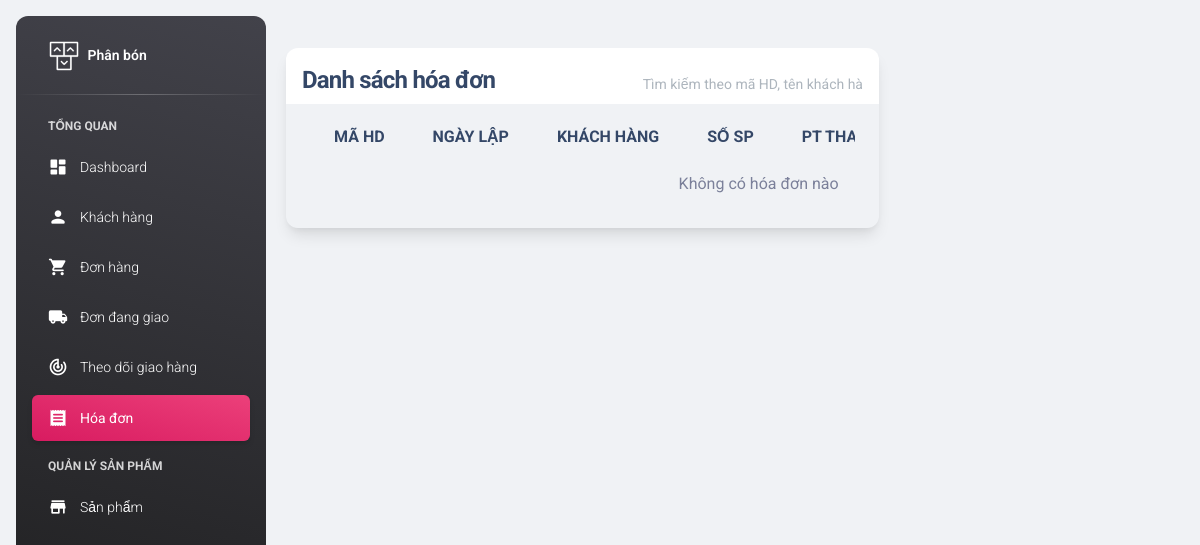
Before: /admin/billing.php with the older database file.
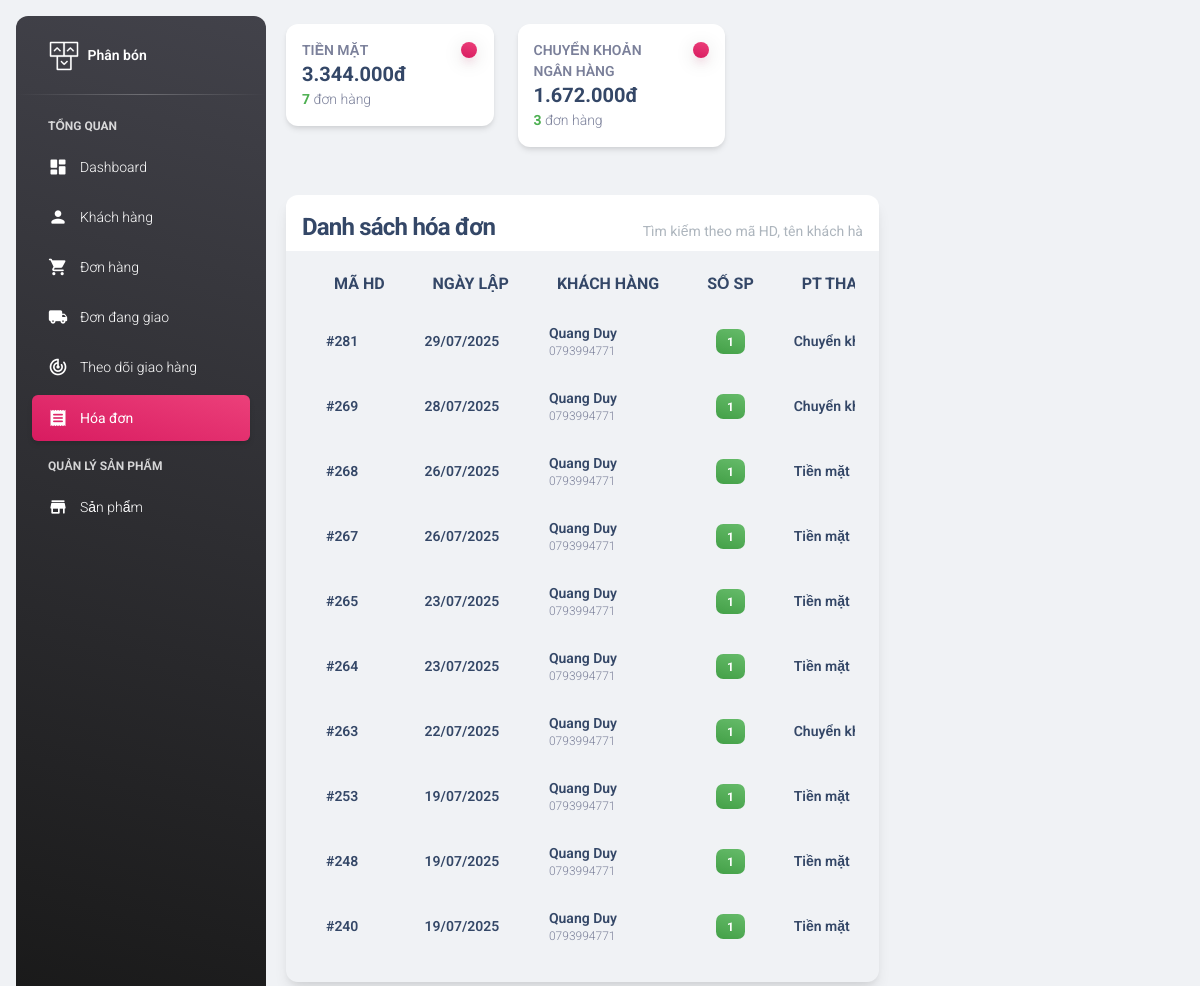
After: the same page with the newer database file.
### tables this page shows
CREATE TABLE `hoa_don` (
  `HD_STT` int(11) NOT NULL,
  `TT_MA` int(11) NOT NULL,
  `DVC_MA` int(11) DEFAULT NULL,
  `NV_MA` int(11) NOT NULL,
  `PTTT_MA` int(11) NOT NULL,
  `KM_MA` int(11) DEFAULT NULL,
  `GH_MA` int(11) DEFAULT NULL,
  `HD_NGAYLAP` datetime NOT NULL,
  `HD_TONGTIEN` float NOT NULL,
  `HD_PHISHIP` float DEFAULT 0,
  `HD_GIAMGIA` double DEFAULT 0,
  `HD_LIDOHUY` varchar(200) DEFAULT NULL,
  `HD_DIACHI` text DEFAULT NULL,
  `HD_TENNGUOINHAN` varchar(100) DEFAULT NULL,
  `HD_SDT` varchar(20) DEFAULT NULL,
  `HD_EMAIL` varchar(150) DEFAULT NULL,
  `HD_GHICHU` text DEFAULT NULL,
  `KH_MA` int(11) DEFAULT NULL,
  `HD_MAGIAODICH` varchar(50) DEFAULT NULL COMMENT 'Mã giao dịch từ VNPay',
  `HD_TRANGTHAI` enum('Chờ xác nhận','Đã xác nhận','Đang chuẩn bị hàng','Đang giao hàng','Đã giao hàng','Đã hủy','Hoàn thành') NOT NULL DEFAULT 'Chờ xác nhận'
);

CREATE TABLE `khach_hang` (
  `KH_MA` int(11) NOT NULL,
  `KH_TEN` varchar(100) NOT NULL,
  `KH_DIACHI` text NOT NULL,
  `KH_SDT` varchar(10) NOT NULL,
  `KH_NGAYSINH` datetime DEFAULT NULL,
  `KH_EMAIL` varchar(150) NOT NULL,
  `KH_GIOITINH` char(1) DEFAULT NULL,
  `KH_NGAYDK` datetime NOT NULL,
  `KH_TENDANGNHAP` varchar(50) NOT NULL,
  `KH_MATKHAU` varchar(50) NOT NULL,
  `KH_AVATAR` varchar(200) NOT NULL,
  `KH_GOOGLEID` varchar(255) DEFAULT NULL
);

CREATE TABLE `phuong_thuc_thanh_toan` (
  `PTTT_MA` int(11) NOT NULL,
  `PTTT_TEN` varchar(150) NOT NULL
);

### admin/billing_header.php (called while the page is built, shortened)
<?php
require 'connect.php';
$sql_stats = "SELECT
    pttt.PTTT_TEN,
    SUM(hd.HD_TONGTIEN) as total_amount,
    COUNT(*) as total_orders
FROM hoa_don hd
JOIN phuong_thuc_thanh_toan pttt ON hd.PTTT_MA = pttt.PTTT_MA
JOIN trang_thai tt ON hd.TT_MA = tt.TT_MA
WHERE tt.TT_TEN = 'Đã giao'
GROUP BY pttt.PTTT_MA, pttt.PTTT_TEN";
$result_stats = $conn->query($sql_stats);
$payment_stats = [];
while ($row = $result_stats->fetch_assoc()) {
    $payment_stats[] = $row;
}
$sql_orders = "SELECT
    hd.HD_STT,
    DATE_FORMAT(hd.HD_NGAYLAP, '%d/%m/%Y') as ngay_lap,
    hd.HD_TONGTIEN,
    hd.DVC_MA,
    pttt.PTTT_TEN as phuong_thuc,
    COUNT(DISTINCT cthd.SP_MA) as so_luong_sp,
    tt.TT_TEN as trang_thai,
    kh.KH_TEN as ten_khach_hang,
    kh.KH_SDT as sdt_khach_hang,
    nvc.NVC_TEN as ten_dvc,
    dvc.DVC_DIACHI as dia_chi_dvc,
    dvc.DVC_TGBATDAU as ngay_bat_dau,
    dvc.DVC_TGHOANTHANH as ngay_ket_thuc
FROM hoa_don hd
JOIN phuong_thuc_thanh_toan pttt ON hd.PTTT_MA = pttt.PTTT_MA
JOIN trang_thai tt ON hd.TT_MA = tt.TT_MA
LEFT JOIN chi_tiet_hd cthd ON hd.HD_STT = cthd.HD_STT
LEFT JOIN khach_hang kh ON hd.KH_MA = kh.KH_MA
LEFT JOIN don_van_chuyen dvc ON hd.DVC_MA = dvc.DVC_MA
LEFT JOIN nha_van_chuyen nvc ON dvc.NVC_MA = nvc.NVC_MA
WHERE tt.TT_TEN = 'Đã giao'
GROUP BY hd.HD_STT, hd.HD_NGAYLAP, hd.HD_TONGTIEN, pttt.PTTT_TEN, tt.TT_TEN, kh.KH_TEN, kh.KH_SDT,
         nvc.NVC_TEN, dvc.DVC_DIACHI, dvc.DVC_TGBATDAU, dvc.DVC_TGHOANTHANH
ORDER BY hd.HD_NGAYLAP DESC";
$result_orders = $conn->query($sql_orders);
?>

### admin/billing.php (the view, shortened to what this page needs)
<?php
require 'billing_header.php';
include "head.php";
?>
<body class="g-sidenav-show bg-gray-200">
    <?php $active = 'hd'; require 'aside.php'; ?>
    <main class="main-content position-relative max-height-vh-100 h-100 border-radius-lg">
        <div class="container-fluid py-4">
            <div class="row mb-4">
                <?php foreach ($payment_stats as $stat): ?>
                <div class="col-xl-3 col-sm-6 mb-4">
                    <div class="card stats-card">
                        <div class="card-body p-3">
                            <div class="row">
                                <div class="col-8">
                                    <div class="numbers">
                                        <p class="text-sm mb-0 text-uppercase font-weight-bold"><?php echo $stat['PTTT_TEN']; ?></p>
                                        <h5 class="font-weight-bolder mb-0">
                                            <?php echo number_format($stat['total_amount'], 0, ',', '.'); ?>đ
                                        </h5>
                                        <p class="mb-0 text-sm">
                                            <span class="text-success text-sm font-weight-bolder"><?php echo $stat['total_orders']; ?></span>
                                            đơn hàng
                                        </p>
                                    </div>
                                </div>
                                <div class="col-4 text-end">
                                    <div class="icon icon-shape bg-gradient-primary shadow-primary text-center rounded-circle">
                                    </div>
                                </div>
                            </div>
                        </div>
                    </div>
                </div>
                <?php endforeach; ?>
            </div>
            <div class="row">
                <div class="col-lg-8">
                    <div class="card card-plain mb-4 shadow-lg">
                        <div class="card-header p-3 pb-0">
                            <div class="row">
                                <div class="col-md-6">
                                    <h4 class="font-weight-bolder mb-0">Danh sách hóa đơn</h4>
                                </div>
                                <div class="col-md-6">
                                    <div class="search-wrapper">
                                        <input type="text" class="form-control ps-5" id="searchInput" placeholder="Tìm kiếm theo mã HD, tên khách hàng, SĐT...">
                                    </div>
                                </div>
                            </div>
                        </div>
                        <div class="card-body px-4 pt-2">
                            <div class="table-responsive">
                                <table id="orderTable" class="table table-hover align-items-center mb-0">
                                    <thead>
                                        <tr>
                                            <th class="text-uppercase text-dark font-weight-bolder">Mã HD</th>
                                            <th class="text-uppercase text-dark font-weight-bolder">Ngày lập</th>
                                            <th class="text-uppercase text-dark font-weight-bolder">Khách hàng</th>
                                            <th class="text-center text-uppercase text-dark font-weight-bolder">Số SP</th>
                                            <th class="text-uppercase text-dark font-weight-bolder">PT thanh toán</th>
                                        </tr>
                                    </thead>
                                    <tbody>
                                        <?php
                                        if ($result_orders && $result_orders->num_rows > 0) {
                                            while ($order = $result_orders->fetch_assoc()):
                                        ?>
                                        <tr class="bill-row" data-id="<?php echo $order['HD_STT']; ?>">
                                            <td>
                                                <div class="d-flex px-2 py-1">
                                                    <div class="d-flex flex-column justify-content-center">
                                                        <h6 class="mb-0 text-sm">#<?php echo $order['HD_STT']; ?></h6>
                                                    </div>
                                                </div>
                                            </td>
                                            <td>
                                                <div class="d-flex px-2 py-1">
                                                    <div class="d-flex flex-column justify-content-center">
                                                        <h6 class="mb-0 text-sm"><?php echo $order['ngay_lap']; ?></h6>
                                                    </div>
                                                </div>
                                            </td>
                                            <td>
                                                <div class="d-flex px-2 py-1">
                                                    <div class="d-flex flex-column">
                                                        <h6 class="mb-0 text-sm"><?php echo $order['ten_khach_hang']; ?></h6>
                                                        <p class="text-xs text-secondary mb-0"><?php echo $order['sdt_khach_hang']; ?></p>
                                                    </div>
                                                </div>
                                            </td>
                                            <td class="align-middle text-center">
                                                <span class="badge badge-lg bg-gradient-success">
                                                    <?php echo $order['so_luong_sp']; ?>
                                                </span>
                                            </td>
                                            <td>
                                                <div class="d-flex px-2 py-1">
                                                    <div class="d-flex flex-column justify-content-center">
                                                        <h6 class="mb-0 text-sm"><?php echo $order['phuong_thuc']; ?></h6>
                                                    </div>
                                                </div>
                                            </td>
                                        </tr>
                                        <?php
                                            endwhile;
                                        } else {
                                        ?>
                                        <tr>
                                            <td colspan="7" class="text-center">Không có hóa đơn nào</td>
                                        </tr>
                                        <?php
                                        }
                                        ?>
                                    </tbody>
                                </table>
                            </div>
                        </div>
                    </div>
                </div>
                <div class="col-lg-4">
</body>
</html>

### admin/head.php (shortened to what this page needs)
<!DOCTYPE html>
<html lang="en">
<head>
  <link id="pagestyle" href="../asset_admin/css/material-dashboard.css?v=3.1.0" rel="stylesheet" />
    <link href="../asset_admin/css/nucleo-icons.css" rel="stylesheet" />
    <link href="../asset_admin/css/nucleo-svg.css" rel="stylesheet" />
</head>
<body>

### admin/aside.php (shortened to what this page needs)
<?php
    $db = "";
    $hd = "";
    $dh = "";
    $kh = "";
    $dvc = "";
    $sp = "";
    $delivery_tracking = "";
    switch ($active) {
        case 'hd':
            $hd = "active bg-gradient-primary";
            break;
    }
?>
<aside class="sidenav navbar navbar-vertical navbar-expand-xs border-0 border-radius-xl my-3 fixed-start ms-3 bg-gradient-dark" id="sidenav-main">
    <div class="sidenav-header">
        <a class="navbar-brand m-0" href="dashboard.php">
            <img src="../asset_admin/img/logo-ct.png" class="navbar-brand-img h-100" alt="main_logo">
            <span class="ms-1 font-weight-bold text-white">Phân bón</span>
        </a>
    </div>
    <hr class="horizontal light mt-0 mb-2">
    <div class="collapse navbar-collapse w-auto max-height-vh-100" id="sidenav-collapse-main">
        <ul class="navbar-nav">
            <li class="nav-item mt-3">
                <h6 class="ps-4 ms-2 text-uppercase text-xs text-white font-weight-bolder opacity-8">TỔNG QUAN</h6>
            </li>
            <li class="nav-item">
                <a class="nav-link text-white <?php echo $db; ?>" href="dashboard.php">
                    <div class="text-white text-center me-2 d-flex align-items-center justify-content-center">
                        <i class="material-icons opacity-10">dashboard</i>
                    </div>
                    <span class="nav-link-text ms-1">Dashboard</span>
                </a>
            </li>
            <li class="nav-item">
                <a class="nav-link text-white <?php echo $kh; ?>" href="custommer.php">
                    <div class="text-white text-center me-2 d-flex align-items-center justify-content-center">
                        <i class="material-icons opacity-10">person</i>
                    </div>
                    <span class="nav-link-text ms-1">Khách hàng</span>
                </a>
            </li>
            <li class="nav-item">
                <a class="nav-link text-white <?php echo $dh; ?>" href="product_waits.php">
                    <div class="text-white text-center me-2 d-flex align-items-center justify-content-center">
                        <i class="material-icons opacity-10">shopping_cart</i>
                    </div>
                    <span class="nav-link-text ms-1">Đơn hàng</span>
                </a>
            </li>
            <li class="nav-item">
                <a class="nav-link text-white <?php echo $dvc; ?>" href="delivery_orders.php">
                    <div class="text-white text-center me-2 d-flex align-items-center justify-content-center">
                        <i class="material-icons opacity-10">local_shipping</i>
                    </div>
                    <span class="nav-link-text ms-1">Đơn đang giao</span>
                </a>
            </li>
            <li class="nav-item">
                <a class="nav-link text-white <?php echo $delivery_tracking; ?>" href="delivery_tracking.php">
                    <div class="text-white text-center me-2 d-flex align-items-center justify-content-center">
                        <i class="material-icons opacity-10">track_changes</i>
                    </div>
                    <span class="nav-link-text ms-1">Theo dõi giao hàng</span>
                </a>
            </li>
            <li class="nav-item">
                <a class="nav-link text-white <?php echo $hd; ?>" href="billing.php">
                    <div class="text-white text-center me-2 d-flex align-items-center justify-content-center">
                        <i class="material-icons opacity-10">receipt</i>
                    </div>
                    <span class="nav-link-text ms-1">Hóa đơn</span>
                </a>
            </li>
            <li class="nav-item mt-3">
                <h6 class="ps-4 ms-2 text-uppercase text-xs text-white font-weight-bolder opacity-8">QUẢN LÝ SẢN PHẨM</h6>
            </li>
            <li class="nav-item">
                <a class="nav-link text-white <?php echo $sp; ?>" href="products.php">
                    <div class="text-white text-center me-2 d-flex align-items-center justify-content-center">
                        <i class="material-icons opacity-10">store</i>
                    </div>
                    <span class="nav-link-text ms-1">Sản phẩm</span>
                </a>
            </li>
        </ul>
    </div>
</aside>

### asset_admin/css/nucleo-svg.css (style rules this page uses)
.icon { display: inline-block; color: #111111; height: 1em; width: 1em; }
.icon { fill: currentColor; stroke: none; }

Changed rows visible on the page:
added hoa_don: HD_STT "281", ngay_lap "29/07/2025", KH_MA.KH_TEN "Quang Duy", KH_MA.KH_SDT "0793994771", so_luong_sp "1", PTTT_MA.PTTT_TEN "Chuyển…"
added hoa_don: HD_STT "269", ngay_lap "28/07/2025", KH_MA.KH_TEN "Quang Duy", KH_MA.KH_SDT "0793994771", so_luong_sp "1", PTTT_MA.PTTT_TEN "Chuyển…"
added hoa_don: HD_STT "268", ngay_lap "26/07/2025", KH_MA.KH_TEN "Quang Duy", KH_MA.KH_SDT "0793994771", so_luong_sp "1", PTTT_MA.PTTT_TEN "Tiền mặt"
added hoa_don: HD_STT "267", ngay_lap "26/07/2025", KH_MA.KH_TEN "Quang Duy", KH_MA.KH_SDT "0793994771", so_luong_sp "1", PTTT_MA.PTTT_TEN "Tiền mặt"
added hoa_don: HD_STT "265", ngay_lap "23/07/2025", KH_MA.KH_TEN "Quang Duy", KH_MA.KH_SDT "0793994771", so_luong_sp "1", PTTT_MA.PTTT_TEN "Tiền mặt"
added hoa_don: HD_STT "264", ngay_lap "23/07/2025", KH_MA.KH_TEN "Quang Duy", KH_MA.KH_SDT "0793994771", so_luong_sp "1", PTTT_MA.PTTT_TEN "Tiền mặt"
added hoa_don: HD_STT "263", ngay_lap "22/07/2025", KH_MA.KH_TEN "Quang Duy", KH_MA.KH_SDT "0793994771", so_luong_sp "1", PTTT_MA.PTTT_TEN "Chuyển…"
added hoa_don: HD_STT "253", ngay_lap "19/07/2025", KH_MA.KH_TEN "Quang Duy", KH_MA.KH_SDT "0793994771", so_luong_sp "1", PTTT_MA.PTTT_TEN "Tiền mặt"
added hoa_don: HD_STT "248", ngay_lap "19/07/2025", KH_MA.KH_TEN "Quang Duy", KH_MA.KH_SDT "0793994771", so_luong_sp "1", PTTT_MA.PTTT_TEN "Tiền mặt"
added hoa_don: HD_STT "240", ngay_lap "19/07/2025", KH_MA.KH_TEN "Quang Duy", KH_MA.KH_SDT "0793994771", so_luong_sp "1", PTTT_MA.PTTT_TEN "Tiền mặt"
Other visible differences:
new list line: "TIỀN MẶT 3.344.000 đ 7 đơn hàng"
new list line: "CHUYỂN KHOẢN NGÂN HÀNG 1.672.000 đ 3 đơn hàng"
text no longer shown: "Không có hóa đơn nào"
